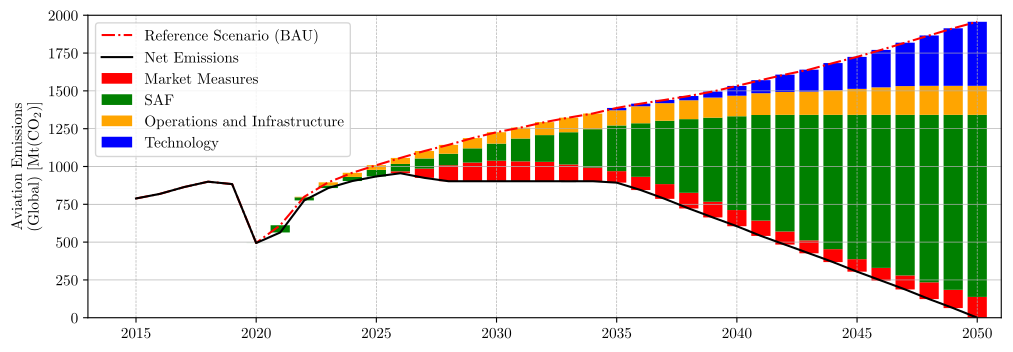

Recreate this plot in Python.
#%%
# runs code as interactive cell 

# IMPORTS #######################################

# plotting
import matplotlib.pyplot as plt

import matplotlib.font_manager as font_manager
# unit conversion
cm = 1/2.54 # for inches-cm conversion
# time manipulation
from datetime import datetime

# data science
import numpy as np
import pandas as pd
import scipy
from scipy.interpolate import interp1d

# i/o
from pathlib import PurePath, Path

# SETUP #########################################

plt.rcParams.update({
    "text.usetex": True,
    "font.family": "Arial",
    "font.sans-serif": "Computer Modern",
    'font.size': 11
})

# DATA IMPORT ###################################

df_WayPoint2050 = pd.read_excel(
    io = './data/data.xlsx',
    sheet_name = 'WayPoint2050',
    usecols = lambda column: column in [
        'reduced (x)',
        'reduced (y)',
        'MarketBased_Measure (x)',
        'MarketBased_Measure (y)',
        'SAF (x)',
        'SAF (y)',
        'Operations_and_Infrastructure (x)',
        'Operations_and_Infrastructure (y)',
        'Technology (x)',
        'Technology (y)',
    ],
    dtype={
        'reduced (x)': float,
        'reduced (y)': float,
        'MarketBased_Measure (x)': float,
        'MarketBased_Measure (y)': float,
        'SAF (x)': float,
        'SAF (y)': float,
        'Operations_and_Infrastructure (x)': float,
        'Operations_and_Infrastructure (y)': float,
        'Technology (x)': float,
        'Technology (y)': float,
    },
    header = 0,
    engine = 'openpyxl',
    decimal=','
)

# DATA MANIPULATION #############################

# this is the new list of years
list_of_years: list[int] = [i for i in range(2015, 2050+1)]

def interpolate_1d_dataframe(
    df: pd.DataFrame,
    name_of_column_to_interpolate_x: str,
    name_of_column_to_interpolate_y: str,
    new_x_values: list[int],
) -> pd.DataFrame:
    df_interpolated = pd.DataFrame()
    df_interpolated['year'] = new_x_values
    interpolation_polynomial = interp1d(
        x = df[name_of_column_to_interpolate_x].dropna(), # 'NaN' values usually cause problems, so we remove them here
        y = df[name_of_column_to_interpolate_y].dropna(), # 'NaN' values usually cause problems, so we remove them here
    )
    df_interpolated['y'] = [interpolation_polynomial(x_value) for x_value in new_x_values]
    return df_interpolated

df_WayPoint2050_reduced: pd.DataFrame = interpolate_1d_dataframe(
    df = df_WayPoint2050,
    name_of_column_to_interpolate_x ='reduced (x)',
    name_of_column_to_interpolate_y ='reduced (y)',
    new_x_values = list_of_years,
)

df_WayPoint2050_MarketBased_Measure: pd.DataFrame = interpolate_1d_dataframe(
    df = df_WayPoint2050,
    name_of_column_to_interpolate_x ='MarketBased_Measure (x)',
    name_of_column_to_interpolate_y ='MarketBased_Measure (y)',
    new_x_values = list_of_years,
)

df_WayPoint2050_Operations_and_Infrastructure: pd.DataFrame = interpolate_1d_dataframe(
    df = df_WayPoint2050,
    name_of_column_to_interpolate_x ='Operations_and_Infrastructure (x)',
    name_of_column_to_interpolate_y ='Operations_and_Infrastructure (y)',
    new_x_values = list_of_years,
)

df_WayPoint2050_Technology: pd.DataFrame = interpolate_1d_dataframe(
    df = df_WayPoint2050,
    name_of_column_to_interpolate_x ='Technology (x)',
    name_of_column_to_interpolate_y ='Technology (y)',
    new_x_values = list_of_years,
)

df_WayPoint2050_SAF: pd.DataFrame = interpolate_1d_dataframe(
    df = df_WayPoint2050,
    name_of_column_to_interpolate_x ='SAF (x)',
    name_of_column_to_interpolate_y ='SAF (y)',
    new_x_values = list_of_years,
)


# FIGURE ########################################

# SETUP ######################

fig, ax = plt.subplots(
    num = 'main',
    nrows = 1,
    ncols = 1,
    dpi = 300,
    figsize=(30*cm, 10*cm), # A4=(210x297)mm,
)

# AXIS SCALING ###############

# AXIS LIMITS ################

ax.set_ylim(0, 2000)
ax.set_xlim(2013, 2051)

# TICKS AND LABELS ###########

# GRIDS ######################

ax.grid(which='both', axis='y', linestyle='-', linewidth = 0.5)
ax.grid(which='both', axis='x', linestyle='--', linewidth = 0.5)

# AXIS LABELS ################

ax.set_ylabel("Aviation Emissions \n (Global) [Mt(CO$_2$)]")

# PLOTTING ###################

ax.bar(
    x = df_WayPoint2050_reduced['year'],
    height = df_WayPoint2050_MarketBased_Measure['y'] - df_WayPoint2050_reduced['y'],
    bottom = df_WayPoint2050_reduced['y'], 
    width=0.8,
    color = 'red',
    label = 'Market Measures',
)
ax.bar(
    x = df_WayPoint2050_reduced['year'],
    height = df_WayPoint2050_SAF['y'] - df_WayPoint2050_MarketBased_Measure['y'],
    bottom = df_WayPoint2050_MarketBased_Measure['y'], 
    width=0.8,
    color = 'green',
    label = 'SAF',
)
ax.bar(
    x = df_WayPoint2050_reduced['year'],
    height = df_WayPoint2050_Operations_and_Infrastructure['y'] - df_WayPoint2050_SAF['y'],
    bottom = df_WayPoint2050_SAF['y'], 
    width=0.8,
    color = 'orange',
    label = 'Operations and Infrastructure',
)
ax.bar(
    x = df_WayPoint2050_reduced['year'],
    height = df_WayPoint2050_Technology['y'] - df_WayPoint2050_Operations_and_Infrastructure['y'],
    bottom = df_WayPoint2050_Operations_and_Infrastructure['y'], 
    width=0.8,
    color = 'blue',
    label = 'Technology',
)

ax.plot(
    df_WayPoint2050_Technology['year'],
    df_WayPoint2050_Technology['y'],
    label = 'Reference Scenario (BAU)',
    color = 'red',
    linestyle = '-.',
)
ax.plot(
    df_WayPoint2050_reduced['year'],
    df_WayPoint2050_reduced['y'],
    label = 'Net Emissions',
    color = 'black'
)

# LEGEND ####################

ax.legend(
    loc = 'upper left',
)

# EXPORT #########################################

import os 
file_path = os.path.abspath(__file__)
file_name = os.path.splitext(os.path.basename(file_path))[0]
figure_name: str = str(file_name + '.pdf')

plt.savefig(
    fname = figure_name,
    format="pdf",
    bbox_inches='tight',
    transparent = False
)
# %%
